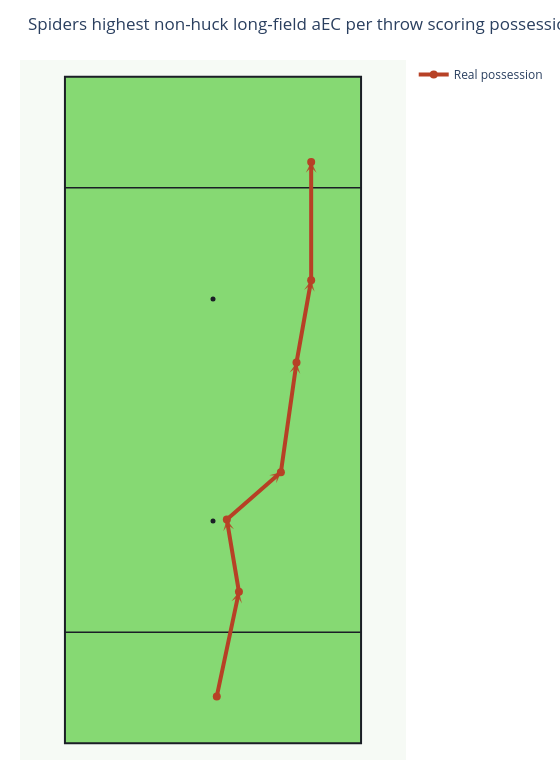

The code cell stored with this chart in its notebook:
### Code cell
top_path_possessions = clustered_possessions.copy()
top_path_source_paths = analysis_paths

if EXCLUDE_HUCKS_FROM_TOP_PATHS:
    top_path_possessions = top_path_possessions[
        top_path_possessions["huck_count"].fillna(0).eq(0)
    ].copy()
    top_path_ids = set(top_path_possessions["possession_id"])
    top_path_source_paths = [
        path for path in analysis_paths
        if path["possession_id"].iloc[0] in top_path_ids
    ]

top_paths = select_top_paths(
    top_path_possessions,
    top_path_source_paths,
    metric="aec_per_throw",
    n=3,
)

top_path_title = "highest non-huck long-field aEC per throw" if EXCLUDE_HUCKS_FROM_TOP_PATHS else "highest long-field aEC per throw"

best_fig = plot_possession_path(
    top_paths[0],
    title=f"{TEAM_ID.title()} {top_path_title} scoring possession, {SEASON} sample",
)
best_fig.show()

### Figure 1 — Plotly figure (JSON) as saved in the notebook; plotly's stock layout.template omitted (floating-point values rounded to 4 significant figures)
{"data": [{"hoverinfo": "skip", "marker": {"color": "#1B1E26", "size": 5}, "mode": "markers", "showlegend": false, "type": "scatter", "x": [0], "y": [40]}, {"hoverinfo": "skip", "marker": {"color": "#1B1E26", "size": 5}, "mode": "markers", "showlegend": false, "type": "scatter", "x": [0], "y": [80]}, {"hovertemplate": "%{text}<extra></extra>", "line": {"color": "#b74126", "width": 4}, "marker": {"color": "#b74126", "size": 8}, "mode": "lines+markers", "name": "Real possession", "text": ["Start", "Throw 1<br>aEC: 0.115<br>CP: 97.0%<br>Distance: 19.2", "Throw 2<br>aEC: 0.105<br>CP: 98.0%<br>Distance: 13.2", "Throw 3<br>aEC: 0.068<br>CP: 98.0%<br>Distance: 12.9", "Throw 4<br>aEC: 0.203<br>CP: 94.7%<br>Distance: 19.9", "Throw 5<br>aEC: 0.157<br>CP: 96.5%<br>Distance: 15.1", "Throw 6<br>aEC: 0.359<br>CP: 92.5%<br>Distance: 21.3"], "type": "scatter", "x": [0.68, 4.67, 2.49, 12.22, 15.03, 17.67, 17.67], "y": [8.45, 27.27, 40.27, 48.81, 68.54, 83.36, 104.6]}], "layout": {"annotations": [{"arrowcolor": "#b74126", "arrowhead": 3, "arrowsize": 1, "arrowwidth": 1.8, "ax": 0.68, "axref": "x", "ay": 8.45, "ayref": "y", "opacity": 0.85, "showarrow": true, "x": 4.67, "xref": "x", "y": 27.27, "yref": "y"}, {"arrowcolor": "#b74126", "arrowhead": 3, "arrowsize": 1, "arrowwidth": 1.8, "ax": 4.67, "axref": "x", "ay": 27.27, "ayref": "y", "opacity": 0.85, "showarrow": true, "x": 2.49, "xref": "x", "y": 40.27, "yref": "y"}, {"arrowcolor": "#b74126", "arrowhead": 3, "arrowsize": 1, "arrowwidth": 1.8, "ax": 2.49, "axref": "x", "ay": 40.27, "ayref": "y", "opacity": 0.85, "showarrow": true, "x": 12.22, "xref": "x", "y": 48.81, "yref": "y"}, {"arrowcolor": "#b74126", "arrowhead": 3, "arrowsize": 1, "arrowwidth": 1.8, "ax": 12.22, "axref": "x", "ay": 48.81, "ayref": "y", "opacity": 0.85, "showarrow": true, "x": 15.03, "xref": "x", "y": 68.54, "yref": "y"}, {"arrowcolor": "#b74126", "arrowhead": 3, "arrowsize": 1, "arrowwidth": 1.8, "ax": 15.03, "axref": "x", "ay": 68.54, "ayref": "y", "opacity": 0.85, "showarrow": true, "x": 17.67, "xref": "x", "y": 83.36, "yref": "y"}, {"arrowcolor": "#b74126", "arrowhead": 3, "arrowsize": 1, "arrowwidth": 1.8, "ax": 17.67, "axref": "x", "ay": 83.36, "ayref": "y", "opacity": 0.85, "showarrow": true, "x": 17.67, "xref": "x", "y": 104.6, "yref": "y"}], "height": 780, "margin": {"b": 20, "l": 20, "r": 20, "t": 60}, "paper_bgcolor": "white", "plot_bgcolor": "#f6faf5", "shapes": [{"fillcolor": "#86d973", "layer": "below", "line": {"color": "#1B1E26", "width": 2}, "type": "rect", "x0": -26.65, "x1": 26.65, "y0": 0, "y1": 120}, {"layer": "below", "line": {"color": "#1B1E26", "width": 1.5}, "type": "line", "x0": -26.65, "x1": 26.65, "y0": 20, "y1": 20}, {"layer": "below", "line": {"color": "#1B1E26", "width": 1.5}, "type": "line", "x0": -26.65, "x1": 26.65, "y0": 100, "y1": 100}], "title": {"text": "Spiders highest non-huck long-field aEC per throw scoring possession, 2026 sample"}, "width": 560, "xaxis": {"range": [-31.65, 31.65], "scaleanchor": "y", "scaleratio": 1, "showgrid": false, "visible": false, "zeroline": false}, "yaxis": {"range": [-3, 123], "showgrid": false, "visible": false, "zeroline": false}}}
